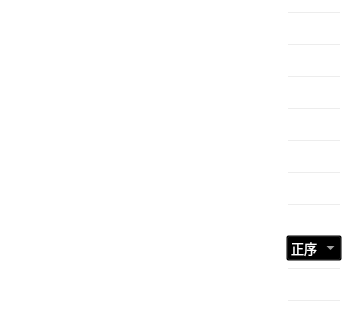
              <widget class="QWidget" name="widget_22" native="true">
               <property name="geometry">
                <rect>
                 <x>60</x>
                 <y>80</y>
                 <width>271</width>
                 <height>321</height>
                </rect>
               </property>
               <property name="styleSheet">
                <string notr="true">background-color:transparent;</string>
               </property>
               <layout class="QGridLayout" name="gridLayout_25">
                <item row="20" column="1">
                 <spacer name="verticalSpacer_121">
                  <property name="orientation">
                   <enum>Qt::Vertical</enum>
                  </property>
                  <property name="sizeHint" stdset="0">
                   <size>
                    <width>263</width>
                    <height>13</height>
                   </size>
                  </property>
                 </spacer>
                </item>
                <item row="2" column="0" rowspan="2" colspan="2">
                 <widget class="QLabel" name="label_134">
                  <property name="font">
                   <font>
                    <family>黑体</family>
                    <pointsize>10</pointsize>
                   </font>
                  </property>
                  <property name="text">
                   <string>&lt;html&gt;&lt;head/&gt;&lt;body&gt;&lt;p&gt;&lt;span style=&quot; color:#ffffff;&quot;&gt;交流B相电压（V）：&lt;/span&gt;&lt;/p&gt;&lt;/body&gt;&lt;/html&gt;</string>
                  </property>
                 </widget>
                </item>
                <item row="2" column="2" rowspan="2">
                 <widget class="QLineEdit" name="lineEdit_111">
                  <property name="sizePolicy">
                   <sizepolicy hsizetype="Expanding" vsizetype="Expanding">
                    <horstretch>0</horstretch>
                    <verstretch>0</verstretch>
                   </sizepolicy>
                  </property>
                  <property name="font">
                   <font>
                    <family>黑体</family>
                    <pointsize>10</pointsize>
                   </font>
                  </property>
                  <property name="styleSheet">
                   <string notr="true">color: rgb(255, 255, 255);</string>
                  </property>
                  <property name="text">
                   <string>0.0</string>
                  </property>
                  <property name="alignment">
                   <set>Qt::AlignCenter</set>
                  </property>
                 </widget>
                </item>
                <item row="17" column="0" colspan="2">
                 <widget class="QLabel" name="label_129">
                  <property name="font">
                   <font>
                    <family>黑体</family>
                    <pointsize>10</pointsize>
                   </font>
                  </property>
                  <property name="text">
                   <string>&lt;html&gt;&lt;head/&gt;&lt;body&gt;&lt;p&gt;&lt;span style=&quot; color:#ffffff;&quot;&gt;电网频率（HZ）：&lt;/span&gt;&lt;/p&gt;&lt;/body&gt;&lt;/html&gt;</string>
                  </property>
                 </widget>
                </item>
                <item row="7" column="2">
                 <widget class="QLineEdit" name="lineEdit_64">
                  <property name="sizePolicy">
                   <sizepolicy hsizetype="Expanding" vsizetype="Expanding">
                    <horstretch>0</horstretch>
                    <verstretch>0</verstretch>
                   </sizepolicy>
                  </property>
                  <property name="font">
                   <font>
                    <family>黑体</family>
                    <pointsize>10</pointsize>
                   </font>
                  </property>
                  <property name="styleSheet">
                   <string notr="true">color: rgb(255, 255, 255);</string>
                  </property>
                  <property name="text">
                   <string>0.0</string>
                  </property>
                  <property name="alignment">
                   <set>Qt::AlignCenter</set>
                  </property>
                 </widget>
                </item>
                <item row="5" column="2">
                 <widget class="QLineEdit" name="lineEdit_113">
                  <property name="sizePolicy">
                   <sizepolicy hsizetype="Expanding" vsizetype="Expanding">
                    <horstretch>0</horstretch>
                    <verstretch>0</verstretch>
                   </sizepolicy>
                  </property>
                  <property name="font">
                   <font>
                    <family>黑体</family>
                    <pointsize>10</pointsize>
                   </font>
                  </property>
                  <property name="styleSheet">
                   <string notr="true">color: rgb(255, 255, 255);</string>
                  </property>
                  <property name="text">
                   <string>0.0</string>
                  </property>
                  <property name="alignment">
                   <set>Qt::AlignCenter</set>
                  </property>
                 </widget>
                </item>
                <item row="10" column="1">
                 <spacer name="verticalSpacer_124">
                  <property name="orientation">
                   <enum>Qt::Vertical</enum>
                  </property>
                  <property name="sizeHint" stdset="0">
                   <size>
                    <width>263</width>
                    <height>14</height>
                   </size>
                  </property>
                 </spacer>
                </item>
                <item row="18" column="1">
                 <spacer name="verticalSpacer_125">
                  <property name="orientation">
                   <enum>Qt::Vertical</enum>
                  </property>
                  <property name="sizeHint" stdset="0">
                   <size>
                    <width>263</width>
                    <height>13</height>
                   </size>
                  </property>
                 </spacer>
                </item>
                <item row="4" column="1">
                 <spacer name="verticalSpacer_65">
                  <property name="orientation">
                   <enum>Qt::Vertical</enum>
                  </property>
                  <property name="sizeHint" stdset="0">
                   <size>
                    <width>263</width>
                    <height>14</height>
                   </size>
                  </property>
                 </spacer>
                </item>
                <item row="17" column="2">
                 <widget class="QLineEdit" name="lineEdit_110">
                  <property name="sizePolicy">
                   <sizepolicy hsizetype="Expanding" vsizetype="Expanding">
                    <horstretch>0</horstretch>
                    <verstretch>0</verstretch>
                   </sizepolicy>
                  </property>
                  <property name="font">
                   <font>
                    <family>黑体</family>
                    <pointsize>10</pointsize>
                   </font>
                  </property>
                  <property name="styleSheet">
                   <string notr="true">color: rgb(255, 255, 255);</string>
                  </property>
                  <property name="text">
                   <string>0.00</string>
                  </property>
                  <property name="alignment">
                   <set>Qt::AlignCenter</set>
                  </property>
                 </widget>
                </item>
                <item row="13" column="2">
                 <widget class="QLineEdit" name="lineEdit_114">
                  <property name="sizePolicy">
                   <sizepolicy hsizetype="Expanding" vsizetype="Expanding">
                    <horstretch>0</horstretch>
                    <verstretch>0</verstretch>
                   </sizepolicy>
                  </property>
                  <property name="font">
                   <font>
                    <family>黑体</family>
                    <pointsize>10</pointsize>
                   </font>
                  </property>
                  <property name="styleSheet">
                   <string notr="true">color: rgb(255, 255, 255);</string>
                  </property>
                  <property name="text">
                   <string>0.00</string>
                  </property>
                  <property name="alignment">
                   <set>Qt::AlignCenter</set>
                  </property>
                 </widget>
                </item>
                <item row="12" column="1">
                 <spacer name="verticalSpacer_120">
                  <property name="orientation">
                   <enum>Qt::Vertical</enum>
                  </property>
                  <property name="sizeHint" stdset="0">
                   <size>
                    <width>263</width>
                    <height>13</height>
                   </size>
                  </property>
                 </spacer>
                </item>
                <item row="8" column="1">
                 <spacer name="verticalSpacer_63">
                  <property name="orientation">
                   <enum>Qt::Vertical</enum>
                  </property>
                  <property name="sizeHint" stdset="0">
                   <size>
                    <width>263</width>
                    <height>14</height>
                   </size>
                  </property>
                 </spacer>
                </item>
                <item row="14" column="1">
                 <spacer name="verticalSpacer_123">
                  <property name="orientation">
                   <enum>Qt::Vertical</enum>
                  </property>
                  <property name="sizeHint" stdset="0">
                   <size>
                    <width>263</width>
                    <height>14</height>
                   </size>
                  </property>
                 </spacer>
                </item>
                <item row="0" column="2">
                 <widget class="QLineEdit" name="lineEdit_65">
                  <property name="sizePolicy">
                   <sizepolicy hsizetype="Expanding" vsizetype="Expanding">
                    <horstretch>0</horstretch>
                    <verstretch>0</verstretch>
                   </sizepolicy>
                  </property>
                  <property name="font">
                   <font>
                    <family>黑体</family>
                    <pointsize>10</pointsize>
                   </font>
                  </property>
                  <property name="styleSheet">
                   <string notr="true">color: rgb(255, 255, 255);</string>
                  </property>
                  <property name="text">
                   <string>0.0</string>
                  </property>
                  <property name="alignment">
                   <set>Qt::AlignCenter</set>
                  </property>
                 </widget>
                </item>
                <item row="9" column="0" colspan="2">
                 <widget class="QLabel" name="label_128">
                  <property name="font">
                   <font>
                    <family>黑体</family>
                    <pointsize>10</pointsize>
                   </font>
                  </property>
                  <property name="text">
                   <string>&lt;html&gt;&lt;head/&gt;&lt;body&gt;&lt;p&gt;&lt;span style=&quot; color:#ffffff;&quot;&gt;交流B相电流（A）：&lt;/span&gt;&lt;/p&gt;&lt;/body&gt;&lt;/html&gt;</string>
                  </property>
                 </widget>
                </item>
                <item row="15" column="2">
                 <widget class="QComboBox" name="comboBox_11">
                  <property name="sizePolicy">
                   <sizepolicy hsizetype="Expanding" vsizetype="Expanding">
                    <horstretch>0</horstretch>
                    <verstretch>0</verstretch>
                   </sizepolicy>
                  </property>
                  <property name="font">
                   <font>
                    <family>黑体</family>
                    <pointsize>10</pointsize>
                   </font>
                  </property>
                  <property name="styleSheet">
                   <string notr="true">color: rgb(255, 255, 255);
</string>
                  </property>
                  <item>
                   <property name="text">
                    <string>正序</string>
                   </property>
                  </item>
                  <item>
                   <property name="text">
                    <string>负序</string>
                   </property>
                  </item>
                  <item>
                   <property name="text">
                    <string>零序</string>
                   </property>
                  </item>
                 </widget>
                </item>
                <item row="11" column="0" colspan="2">
                 <widget class="QLabel" name="label_130">
                  <property name="font">
                   <font>
                    <family>黑体</family>
                    <pointsize>10</pointsize>
                   </font>
                  </property>
                  <property name="text">
                   <string>&lt;html&gt;&lt;head/&gt;&lt;body&gt;&lt;p&gt;&lt;span style=&quot; color:#ffffff;&quot;&gt;交流C相电流（A）：&lt;/span&gt;&lt;/p&gt;&lt;/body&gt;&lt;/html&gt;</string>
                  </property>
                 </widget>
                </item>
                <item row="6" column="1">
                 <spacer name="verticalSpacer_64">
                  <property name="orientation">
                   <enum>Qt::Vertical</enum>
                  </property>
                  <property name="sizeHint" stdset="0">
                   <size>
                    <width>20</width>
                    <height>18</height>
                   </size>
                  </property>
                 </spacer>
                </item>
                <item row="1" column="0" colspan="2">
                 <spacer name="verticalSpacer_62">
                  <property name="orientation">
                   <enum>Qt::Vertical</enum>
                  </property>
                  <property name="sizeHint" stdset="0">
                   <size>
                    <width>263</width>
                    <height>14</height>
                   </size>
                  </property>
                 </spacer>
                </item>
                <item row="11" column="2">
                 <widget class="QLineEdit" name="lineEdit_108">
                  <property name="sizePolicy">
                   <sizepolicy hsizetype="Expanding" vsizetype="Expanding">
                    <horstretch>0</horstretch>
                    <verstretch>0</verstretch>
                   </sizepolicy>
                  </property>
                  <property name="font">
                   <font>
                    <family>黑体</family>
                    <pointsize>10</pointsize>
                   </font>
                  </property>
                  <property name="styleSheet">
                   <string notr="true">color: rgb(255, 255, 255);</string>
                  </property>
                  <property name="text">
                   <string>0.0</string>
                  </property>
                  <property name="alignment">
                   <set>Qt::AlignCenter</set>
                  </property>
                 </widget>
                </item>
                <item row="0" column="0" colspan="2">
                 <widget class="QLabel" name="label_138">
                  <property name="font">
                   <font>
                    <family>黑体</family>
                    <pointsize>10</pointsize>
                   </font>
                  </property>
                  <property name="text">
                   <string>&lt;html&gt;&lt;head/&gt;&lt;body&gt;&lt;p&gt;&lt;span style=&quot; color:#ffffff;&quot;&gt;交流A相电压（V）：&lt;/span&gt;&lt;/p&gt;&lt;/body&gt;&lt;/html&gt;</string>
                  </property>
                 </widget>
                </item>
                <item row="7" column="0" colspan="2">
                 <widget class="QLabel" name="label_131">
                  <property name="font">
                   <font>
                    <family>黑体</family>
                    <pointsize>10</pointsize>
                   </font>
                  </property>
                  <property name="text">
                   <string>&lt;html&gt;&lt;head/&gt;&lt;body&gt;&lt;p&gt;&lt;span style=&quot; color:#ffffff;&quot;&gt;交流A相电流（A）：&lt;/span&gt;&lt;/p&gt;&lt;/body&gt;&lt;/html&gt;</string>
                  </property>
                 </widget>
                </item>
                <item row="19" column="2">
                 <widget class="QLineEdit" name="lineEdit_112">
                  <property name="sizePolicy">
                   <sizepolicy hsizetype="Expanding" vsizetype="Expanding">
                    <horstretch>0</horstretch>
                    <verstretch>0</verstretch>
                   </sizepolicy>
                  </property>
                  <property name="font">
                   <font>
                    <family>黑体</family>
                    <pointsize>10</pointsize>
                   </font>
                  </property>
                  <property name="styleSheet">
                   <string notr="true">color: rgb(255, 255, 255);</string>
                  </property>
                  <property name="text">
                   <string>0.00</string>
                  </property>
                  <property name="alignment">
                   <set>Qt::AlignCenter</set>
                  </property>
                 </widget>
                </item>
                <item row="9" column="2">
                 <widget class="QLineEdit" name="lineEdit_109">
                  <property name="sizePolicy">
                   <sizepolicy hsizetype="Expanding" vsizetype="Expanding">
                    <horstretch>0</horstretch>
                    <verstretch>0</verstretch>
                   </sizepolicy>
                  </property>
                  <property name="font">
                   <font>
                    <family>黑体</family>
                    <pointsize>10</pointsize>
                   </font>
                  </property>
                  <property name="styleSheet">
                   <string notr="true">color: rgb(255, 255, 255);</string>
                  </property>
                  <property name="text">
                   <string>0.0</string>
                  </property>
                  <property name="alignment">
                   <set>Qt::AlignCenter</set>
                  </property>
                 </widget>
                </item>
                <item row="16" column="1">
                 <spacer name="verticalSpacer_122">
                  <property name="orientation">
                   <enum>Qt::Vertical</enum>
                  </property>
                  <property name="sizeHint" stdset="0">
                   <size>
                    <width>20</width>
                    <height>13</height>
                   </size>
                  </property>
                 </spacer>
                </item>
                <item row="5" column="0" colspan="2">
                 <widget class="QLabel" name="label_137">
                  <property name="font">
                   <font>
                    <family>黑体</family>
                    <pointsize>10</pointsize>
                   </font>
                  </property>
                  <property name="text">
                   <string>&lt;html&gt;&lt;head/&gt;&lt;body&gt;&lt;p&gt;&lt;span style=&quot; color:#ffffff;&quot;&gt;交流C相电压（V）：&lt;/span&gt;&lt;/p&gt;&lt;/body&gt;&lt;/html&gt;</string>
                  </property>
                 </widget>
                </item>
                <item row="13" column="0" colspan="2">
                 <widget class="QLabel" name="label_127">
                  <property name="font">
                   <font>
                    <family>黑体</family>
                    <pointsize>10</pointsize>
                   </font>
                  </property>
                  <property name="text">
                   <string>&lt;html&gt;&lt;head/&gt;&lt;body&gt;&lt;p&gt;&lt;span style=&quot; color:#ffffff;&quot;&gt;正母线电压（V）：&lt;/span&gt;&lt;/p&gt;&lt;/body&gt;&lt;/html&gt;</string>
                  </property>
                 </widget>
                </item>
                <item row="15" column="0" colspan="2">
                 <widget class="QLabel" name="label_132">
                  <property name="font">
                   <font>
                    <family>黑体</family>
                    <pointsize>10</pointsize>
                   </font>
                  </property>
                  <property name="text">
                   <string>&lt;html&gt;&lt;head/&gt;&lt;body&gt;&lt;p&gt;&lt;span style=&quot; color:#ffffff;&quot;&gt;当前电网相序：&lt;/span&gt;&lt;/p&gt;&lt;/body&gt;&lt;/html&gt;</string>
                  </property>
                 </widget>
                </item>
                <item row="19" column="0" colspan="2">
                 <widget class="QLabel" name="label_133">
                  <property name="font">
                   <font>
                    <family>黑体</family>
                    <pointsize>10</pointsize>
                   </font>
                  </property>
                  <property name="text">
                   <string>&lt;html&gt;&lt;head/&gt;&lt;body&gt;&lt;p&gt;&lt;span style=&quot; color:#ffffff;&quot;&gt;电池电压（V）：&lt;/span&gt;&lt;/p&gt;&lt;/body&gt;&lt;/html&gt;</string>
                  </property>
                 </widget>
                </item>
               </layout>
              </widget>
